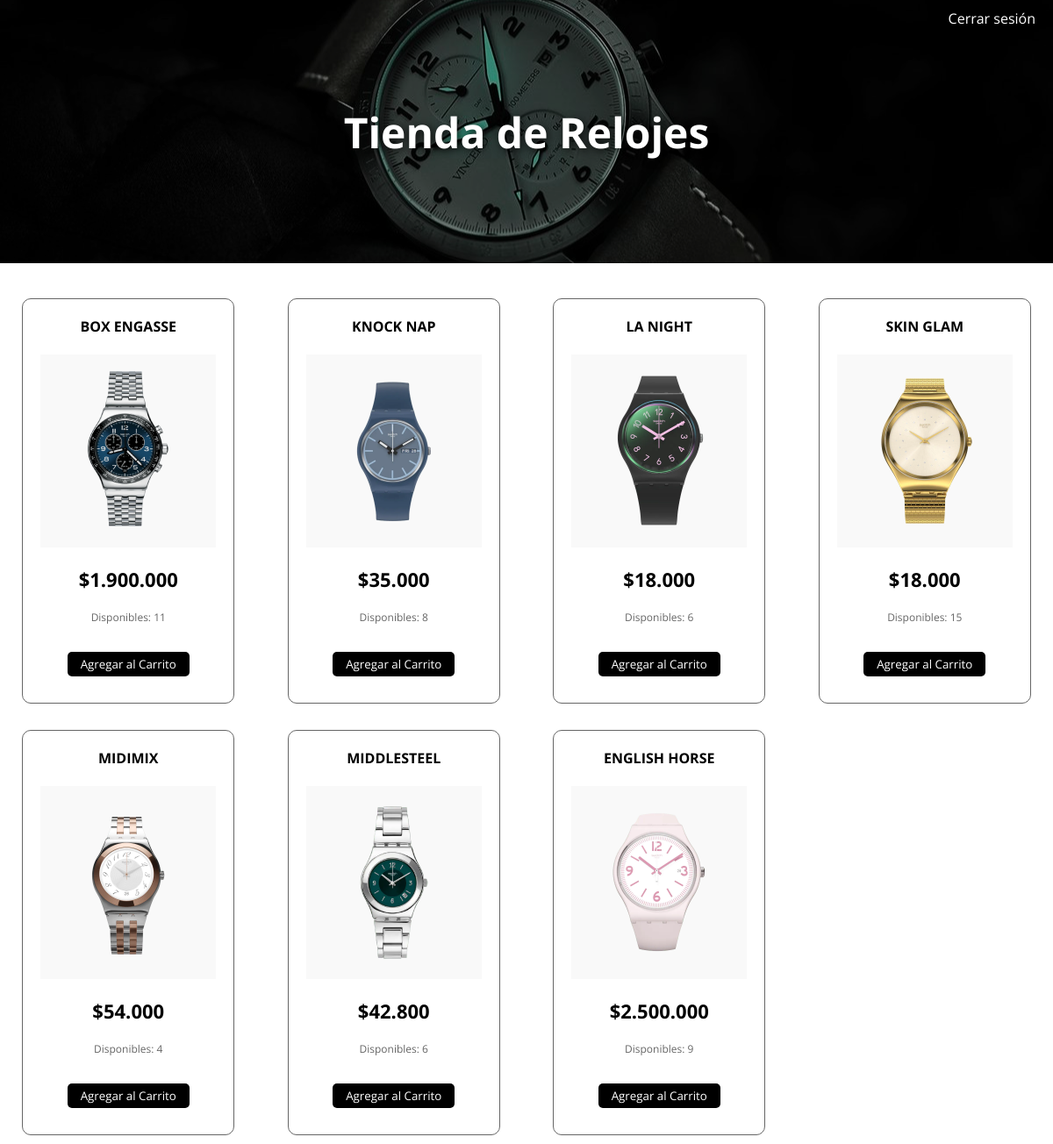
Screenshot of /LOGINREGISTER/bienvenida.php (signed in) with the database file from the repository.
### tables this page shows
CREATE TABLE `productos` (
  `id` int(11) NOT NULL,
  `nombre` varchar(100) DEFAULT NULL,
  `piezas` int(11) DEFAULT NULL,
  `precio` decimal(10,2) DEFAULT NULL,
  `imagen` varchar(255) DEFAULT NULL
);

### LOGINREGISTER/bienvenida.php (the view, shortened to what this page needs)
<?php
include 'php/conexion_be.php';
?>
<!DOCTYPE html>
<html lang="es">
<head>
    <link rel="stylesheet" href="https://cdnjs.cloudflare.com/ajax/libs/font-awesome/6.2.1/css/all.min.css" />
    <link rel="stylesheet" href="assets/css/estilos_carrito.css">
</head>
<body>
<header class="header-carrusel">
    <div class="video-container">
        <video autoplay muted loop class="video-item active">
            <source src="assets/videos/video1.mp4" type="video/mp4">
        </video>
        <div class="overlay"></div>
    </div>
    <h1>Tienda de Relojes</h1>
    <a href="php/cerrar_sesion.php" class="btn-cerrar">Cerrar sesión</a>
</header>
<section class="contenedor">
    <div class="contenedor-items">
    <?php
    $query = "SELECT * FROM productos WHERE piezas > 0";
    $resultado = mysqli_query($conexion, $query);
    if (mysqli_num_rows($resultado) > 0) {
        while ($fila = mysqli_fetch_assoc($resultado)) {
            ?>
            <div class="item">
                <span class="titulo-item"><?php echo htmlspecialchars($fila['nombre']); ?></span>
                <img src="assets/imagenes/<?php echo htmlspecialchars($fila['imagen']); ?>" class="img-item">
                <span class="precio-item">$<?php echo number_format($fila['precio'], 0, '', '.'); ?></span>
                <p style="font-size: 12px; color: #666; text-align: center;">Disponibles: <?php echo $fila['piezas']; ?></p>
                <button type="button" class="boton-item" data-stock="<?php echo $fila['piezas']; ?>">Agregar al Carrito</button>
            </div>
            <?php
        }
    } else {
        echo "<p style='color:white;'>No hay productos con stock disponible.</p>";
    }
    ?>
    </div>
</section>
</body>
</html>

### LOGINREGISTER/assets/css/estilos_carrito.css (style rules this page uses)
* { margin: 0; padding:0; font-family: 'Open Sans'; }
header { background: url(../imagenes/header.jpg); background-size: cover; background-position:center; height: 300px; position: relative; }
header h1 { text-align: center; font-size: 35px; color: #fff; padding: 30px 0; }
.contenedor { max-width: 1200px; padding: 10px; margin: auto; display: flex; justify-content: space-between; contain: paint; }
.contenedor .contenedor-items { margin-top: 30px; display: grid; grid-template-columns: repeat(auto-fit, minmax(220px, 1fr)); grid-gap:30px; grid-row-gap: 30px; width: 100%; transition: .3s; }
.contenedor .contenedor-items .item { max-width: 200px; margin: auto; border: 1px solid #666; border-radius: 10px; padding: 20px; transition: .3s; }
.contenedor .contenedor-items .item .img-item { width: 100%; }
.contenedor .contenedor-items .item .titulo-item { display: block; font-weight: bold; text-align: center; text-transform: uppercase; }
.contenedor .contenedor-items .item .precio-item { display: block; text-align: center; font-weight: bold; font-size: 22px; }
.contenedor .contenedor-items .item .boton-item { display: block; margin: 10px auto; border: none; background-color: black; color: #fff; padding: 5px 15px; border-radius: 5px; cursor: pointer; }
.item .img-item { width: 100%; height: 220px; object-fit: contain; background-color: #f9f9f9; display: block; margin: 0 auto; }
.item { display: flex; flex-direction: column; justify-content: space-between; height: 420px; }
.header-carrusel { position: relative; width: 100%; height: 300px; overflow: hidden; display: flex; justify-content: center; align-items: center; color: white; }
.video-container { position: absolute; top: 0; left: 0; width: 100%; height: 100%; z-index: 1; }
.video-item { position: absolute; width: 100%; height: 100%; object-fit: cover; opacity: 0; transition: opacity 1.5s ease-in-out; filter: grayscale(100%) brightness(50%); }
.video-item.active { opacity: 1; }
.overlay { position: absolute; top: 0; left: 0; width: 100%; height: 100%; background: rgba(0, 0, 0, 0.3); z-index: 2; }
.header-carrusel h1 { position: relative; z-index: 3; font-size: 3rem; text-shadow: 2px 2px 10px rgba(0,0,0,0.8); }
.btn-cerrar { position: absolute; top: 10px; right: 20px; color: #fff; text-decoration: none; font-size: 16px; z-index: 99; }

### rows the page displays
productos: nombre "BOX ENGASSE", imagen (picture), precio "1.900.000", piezas "11"
productos: nombre "KNOCK NAP", imagen (picture), precio "35.000", piezas "8"
productos: nombre "LA NIGHT", imagen (picture), precio "18.000", piezas "6"
productos: nombre "SKIN GLAM", imagen (picture), precio "18.000", piezas "15"
productos: nombre "MIDIMIX", imagen (picture), precio "54.000", piezas "4"
productos: nombre "MIDDLESTEEL", imagen (picture), precio "42.800", piezas "6"
productos: nombre "ENGLISH HORSE", imagen (picture), precio "2.500.000", piezas "9"
